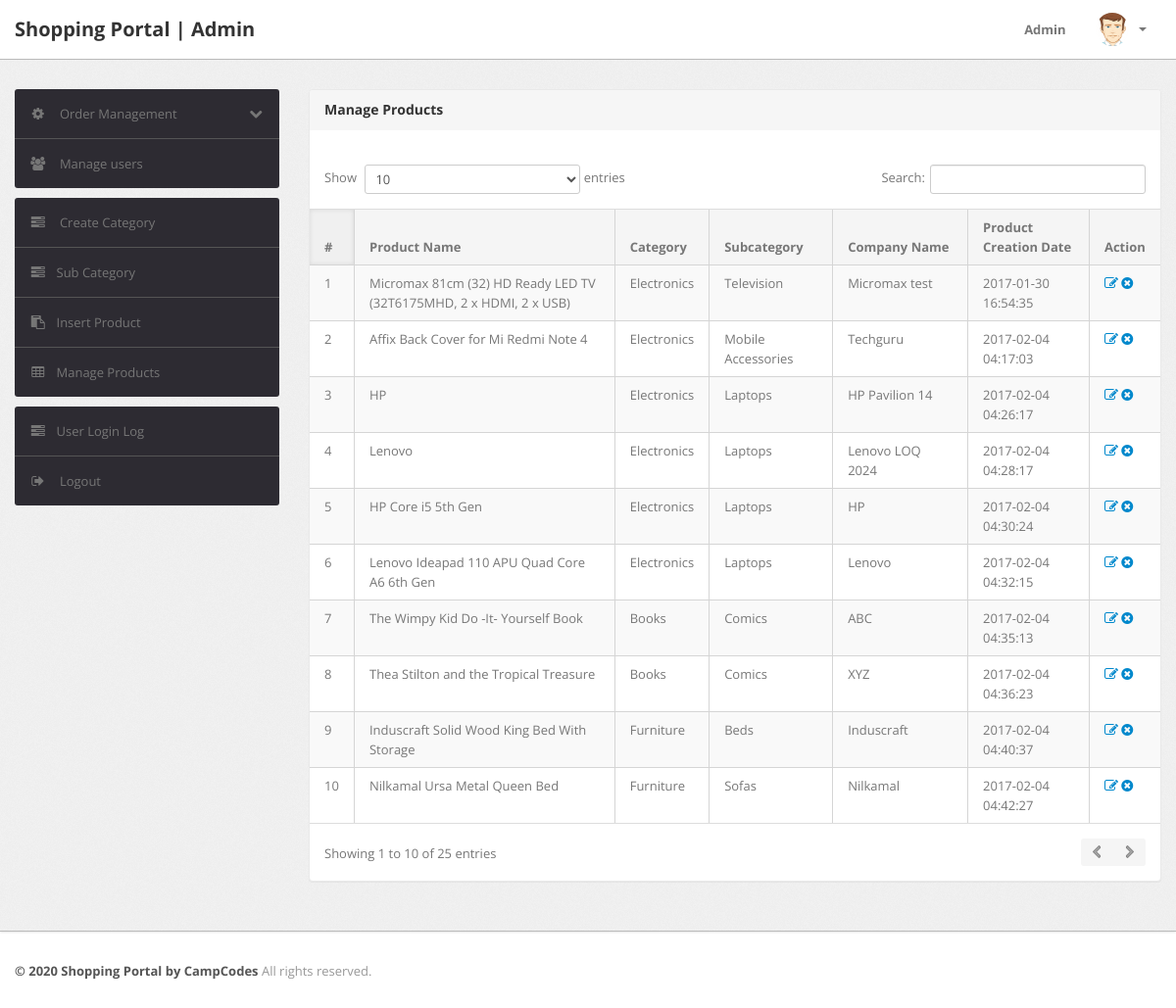
/admin/manage-products.php (signed in), run on the app's committed database.
### tables this page shows
CREATE TABLE `products` (
  `id` int(11) NOT NULL,
  `category` int(11) NOT NULL,
  `subCategory` int(11) DEFAULT NULL,
  `productName` varchar(255) DEFAULT NULL,
  `productCompany` varchar(255) DEFAULT NULL,
  `productPrice` int(11) DEFAULT NULL,
  `productPriceBeforeDiscount` int(11) DEFAULT NULL,
  `productDescription` longtext DEFAULT NULL,
  `productImage1` varchar(255) DEFAULT NULL,
  `productImage2` varchar(255) DEFAULT NULL,
  `productImage3` varchar(255) DEFAULT NULL,
  `shippingCharge` int(11) DEFAULT NULL,
  `productAvailability` varchar(255) DEFAULT NULL,
  `postingDate` timestamp NULL DEFAULT current_timestamp(),
  `updationDate` varchar(255) DEFAULT NULL
);

CREATE TABLE `category` (
  `id` int(11) NOT NULL,
  `categoryName` varchar(255) DEFAULT NULL,
  `categoryDescription` longtext DEFAULT NULL,
  `creationDate` timestamp NOT NULL DEFAULT current_timestamp(),
  `updationDate` varchar(255) DEFAULT NULL
);

CREATE TABLE `subcategory` (
  `id` int(11) NOT NULL,
  `categoryid` int(11) DEFAULT NULL,
  `subcategory` varchar(255) DEFAULT NULL,
  `creationDate` timestamp NULL DEFAULT current_timestamp(),
  `updationDate` varchar(255) DEFAULT NULL
);

### admin/manage-products.php (the view, shortened to what this page needs)
<?php
include('include/config.php');
if(strlen($_SESSION['alogin'])==0)
	{
header('location:index.php');
}
else{
?>
<!DOCTYPE html>
<html lang="en">
<head>
	<link type="text/css" href="bootstrap/css/bootstrap.min.css" rel="stylesheet">
	<link type="text/css" href="bootstrap/css/bootstrap-responsive.min.css" rel="stylesheet">
	<link type="text/css" href="css/theme.css" rel="stylesheet">
	<link type="text/css" href="images/icons/css/font-awesome.css" rel="stylesheet">
</head>
<body>
<?php include('include/header.php');?>
	<div class="wrapper">
		<div class="container">
			<div class="row">
<?php include('include/sidebar.php');?>
			<div class="span9">
					<div class="content">
	<div class="module">
							<div class="module-head">
								<h3>Manage Products</h3>
							</div>
							<div class="module-body table">
									<br />
								<table cellpadding="0" cellspacing="0" border="0" class="datatable-1 table table-bordered table-striped	 display" width="100%">
									<thead>
										<tr>
											<th>#</th>
											<th>Product Name</th>
											<th>Category </th>
											<th>Subcategory</th>
											<th>Company Name</th>
											<th>Product Creation Date</th>
											<th>Action</th>
										</tr>
									</thead>
									<tbody>
<?php $query=mysqli_query($con,"select products.*,category.categoryName,subcategory.subcategory from products join category on category.id=products.category join subcategory on subcategory.id=products.subCategory");
$cnt=1;
while($row=mysqli_fetch_array($query))
{
?>
										<tr>
											<td><?php echo htmlentities($cnt);?></td>
											<td><?php echo htmlentities($row['productName']);?></td>
											<td><?php echo htmlentities($row['categoryName']);?></td>
											<td> <?php echo htmlentities($row['subcategory']);?></td>
											<td><?php echo htmlentities($row['productCompany']);?></td>
											<td><?php echo htmlentities($row['postingDate']);?></td>
											<td>
											<a href="edit-products.php?id=<?php echo $row['id']?>" ><i class="icon-edit"></i></a>
											<a href="manage-products.php?id=<?php echo $row['id']?>&del=delete" onClick="return confirm('Are you sure you want to delete?')"><i class="icon-remove-sign"></i></a></td>
										</tr>
										<?php $cnt=$cnt+1; } ?>
								</table>
							</div>
						</div>
					</div>
				</div>
			</div>
		</div>
	</div>
<?php include('include/footer.php');?>
</body>
<?php } ?>

### data on the page
products: productName "Micromax 81cm (32) HD Ready LED TV (32T6175MHD, 2 x HDMI, 2 x USB)", category.categoryName "Electronics", subcategory.subcategory "Television", productCompany "Micromax test", postingDate "2017-01-30 16:54:35"
products: productName "Affix Back Cover for Mi Redmi Note 4", category.categoryName "Electronics", subcategory.subcategory "Mobile Accessories", productCompany "Techguru", postingDate "2017-02-04 04:17:03"
products: productName "HP", category.categoryName "Electronics", subcategory.subcategory "Laptops", productCompany "HP Pavilion 14", postingDate "2017-02-04 04:26:17"
products: productName "Lenovo", category.categoryName "Electronics", subcategory.subcategory "Laptops", productCompany "Lenovo LOQ 2024", postingDate "2017-02-04 04:28:17"
products: productName "HP Core i5 5th Gen", category.categoryName "Electronics", subcategory.subcategory "Laptops", productCompany "HP", postingDate "2017-02-04 04:30:24"
products: productName "Lenovo Ideapad 110 APU Quad Core A6 6th Gen", category.categoryName "Electronics", subcategory.subcategory "Laptops", productCompany "Lenovo", postingDate "2017-02-04 04:32:15"
products: productName "The Wimpy Kid Do -It- Yourself Book", category.categoryName "Books", subcategory.subcategory "Comics", productCompany "ABC", postingDate "2017-02-04 04:35:13"
products: productName "Thea Stilton and the Tropical Treasure", category.categoryName "Books", subcategory.subcategory "Comics", productCompany "XYZ", postingDate "2017-02-04 04:36:23"
products: productName "Induscraft Solid Wood King Bed With Storage", category.categoryName "Furniture", subcategory.subcategory "Beds", productCompany "Induscraft", postingDate "2017-02-04 04:40:37"
products: productName "Nilkamal Ursa Metal Queen Bed", category.categoryName "Furniture", subcategory.subcategory "Sofas", productCompany "Nilkamal", postingDate "2017-02-04 04:42:27"
